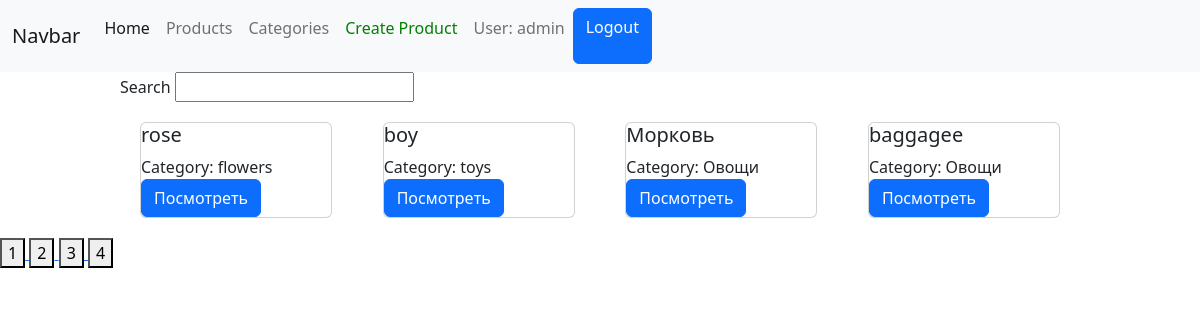
Screenshot of /products/ (signed in) with the database file from the repository.
### products/models.py (models this page shows, shortened)
class Category(models.Model):
    title = models.CharField(max_length=100)
    icon = models.ImageField(null=True)
    def __str__(self):
        return self.title

class Product(models.Model):
    author = models.ForeignKey(User, on_delete=models.CASCADE, null=True)
    image = models.ImageField()
    title = models.CharField(max_length=255)
    description = models.TextField()
    category = models.ForeignKey(Category, on_delete=models.CASCADE, null=True)
    price = models.IntegerField(default=0)

### products/views.py (the view)
# urls.py: path('products/', ProductsView.as_view()),
class ProductsView(ListView):
    model = Product
    template_name = 'products/products.html'
    def get_context_data(self, **kwargs):
        return {
            'products': kwargs['products'],
            'user': get_user_from_request(self.request),
            'max_page': range(1, kwargs['max_page']+1)
        }
    def get(self, request, *args, **kwargs):
        category_id = request.GET.get('category_id')
        search_text = request.GET.get('search')
        page = int(request.GET.get('page', 1))
        if category_id:
            products = Product.objects.filter(category__in=[category_id])
        else:
            products = Product.objects.all()
        if search_text:
            products = products.filter(title__icontains=search_text)
        products = [{
            "id": product.id,
            "title": product.title,
            "image": product.image,
            "description": product.description,
            "price": product.price,
            "category": product.category
        } for product in products]
        max_page = round(products.__len__() / PAGINATION_LIMIT)
        products = products[PAGINATION_LIMIT * (page-1):PAGINATION_LIMIT * page]
        data = {
            'products':products,
            'user': get_user_from_request(request),
            'category_id': category_id,
            'max_page': range(1, max_page+1)
        }
        return render(request, self.template_name, context=self.get_context_data(
            products=products,
            max_page=max_page
        ))

### users/utils.py (called while the page is built)
def get_user_from_request(request):
    return request.user if not request.user.is_anonymous else None

### templates/products/products.html (shortened to what this page needs)
{% extends 'layouts/main.html' %}
{% block content %}
    <div class="search">
        <form action="/products/" method="get">
            <span>Search</span>
            <input type="text" name="search" value="">
        </form>
    </div>
    <div class="products">
        {% for product in products %}
            <div class="card" style="width: 20%; margin: 20px;">
                <div class="card_body">
                    <h5>{{ product.title }}</h5>
                    <div>Category: {{ product.category }}</div>
                    <a href="/products/{{ product.id }}" class="btn btn-primary">Посмотреть</a>
                </div>
            </div>
        {% endfor %}
    </div>
    <div>
        {% for page in max_page %}
            <a href="/products/?page={{ page }}">
                <button>{{ page }}</button>
            </a>
        {% endfor %}
    </div>
{% endblock %}

### templates/layouts/main.html (shortened to what this page needs)
<!doctype html>
<html lang="en">
<head>
    <link rel="stylesheet" href="https://cdn.jsdelivr.net/npm/bootstrap@5.2.2/dist/css/bootstrap.min.css"
>
</head>
<body>
<div class="header">
    <nav class="navbar navbar-expand-lg navbar-light bg-light">
        <div class="container-fluid">
            <a class="navbar-brand" href="#">Navbar</a>
            <div class="collapse navbar-collapse" id="navbarNavAltMarkup">
                <div class="navbar-nav">
                    <a class="nav-link active" aria-current="page" href="/">Home</a>
                    <a class="nav-link" href="/products">Products</a>
                    <a class="nav-link" href="/category">Categories</a>
                    {% if user %}
                        <a href="/products/create" class="nav-link" style="color: green;">Create Product</a>
                        <p class="nav-link">User: {{ user.username }}</p>
                        <a href="/users/logout/" class="btn btn-primary">Logout</a>
                    {% else %}
                        <a href="/users/login/" class="nav-link">Login</a>
                        <a href="/users/register/" class="nav-link">Register</a>
                    {% endif %}
                </div>
            </div>
        </div>
    </nav>
</div>
{% block content %}
{% endblock %}
</body>
</html>

### templates/products/products.html (style rules this page uses)
.products { display: flex; justify-content: space-between; margin-left: 10%; width: 80%; flex-wrap: wrap; }
.search { width: 80%; margin-left: 10%; }

### rows the page displays
Category: title "rose", category "flowers"
Category: title "boy", category "toys"
Category: title "Морковь", category "Овощи", title "baggagee"

### other values shown
{{ user.username }} "admin"
{{ page }} "1" "2" "3" "4"
